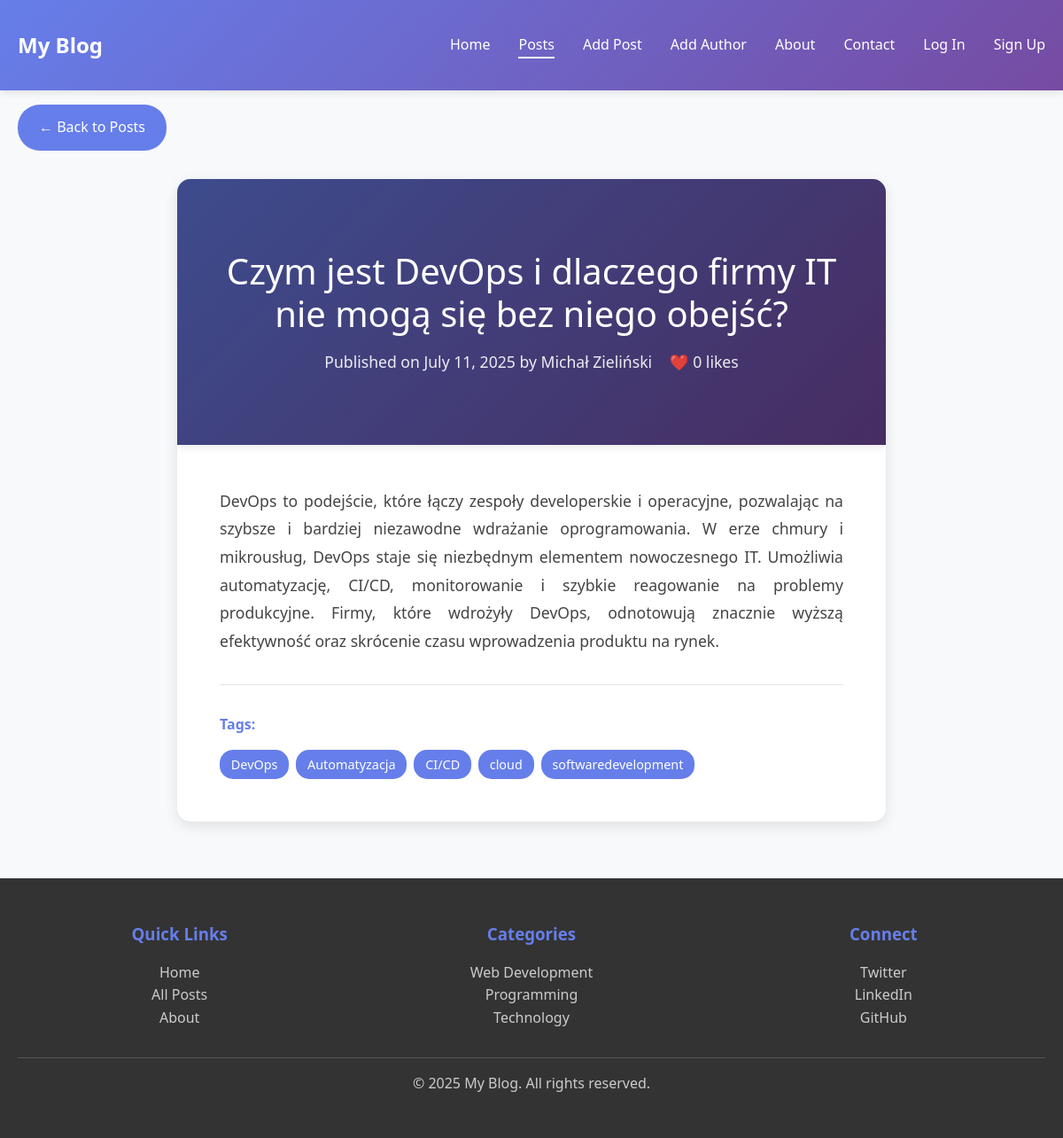
/blog/post/13/, run on the app's committed database.
### blog/models.py (models this page shows, shortened)
class BlogPost(models.Model):
    title = models.CharField(max_length=200)
    excerpt = models.CharField(max_length=500, blank=True, null=True)
    author = models.ForeignKey(Author, on_delete=models.CASCADE, related_name='posts')
    tags = models.ManyToManyField(Tag, blank=True, related_name='posts')
    content = models.TextField()
    created_at = models.DateTimeField(auto_now_add=True)
    updated_at = models.DateTimeField(auto_now=True)
    image = models.ImageField(upload_to='blog_images/', blank=True, null=True)
    slug = models.SlugField(max_length=200, unique=True, blank=True, null=True)
    like_count = models.PositiveIntegerField(default=0)
    class Meta:
        ordering = ['-created_at']
        verbose_name_plural = "Blog Posts"

class Tag(models.Model):
    name = models.CharField(max_length=50, unique=True)

### blog/views.py (the view)
# urls.py: path('post/<int:post_id>/', blog_views.BlogPostDetailView.as_view(), name='post'),
class BlogPostDetailView(View):
    def get(self, request, post_id):
        try:
            post = BlogPost.objects.select_related('author').get(id=post_id)
            return render(request, 'blog/post_text_template.html', {
                'url': 'blog',
                'links': get_navigation_links('Posts', request.user),
                'article_title': post.title,
                'article_text': post.content,
                'article_date': post.created_at.strftime('%B %d, %Y'),
                'article_author': post.author.full_name(),
                'article_image': post.image.url if post.image else None,
                'post': post,
                'tags': post.tags.all(),
                'edit_url': reverse('blog:edit_post', args=[post.id]) if request.user.is_authenticated and request.user.is_staff else None,
                'delete_url': reverse('blog:delete_post', args=[post.id]) if request.user.is_authenticated and request.user.is_staff else None,
            })
        except BlogPost.DoesNotExist:
            return BlogPostListView.as_view()(request)
        except (ValueError, TypeError):
            return BlogPostListView.as_view()(request)

### blog/models.py (called while the page is built)
    def full_name(self):
        return f"{self.first_name} {self.last_name}"

### blog/templates/blog/post_text_template.html (shortened to what this page needs)
<!DOCTYPE html>
{% load auth_extras %}
<html lang="en">
<head>
</head>
<body>
    <header>
        <nav class="container">
            <div class="logo">
                My Blog
            </div>
            <ul class="nav-links">
                {% for link in links %}
                    <li><a href="{{ link.url }}" class="{% if link.active %}active{% endif %}">{{ link.name }}</a></li>
                {% endfor %}
            </ul>
        </nav>
    </header>
    <main class="container">
        <a href="{% url 'blog:posts' %}" class="back-button">← Back to Posts</a>
        <article class="article-container">
            <header class="article-header{% if post.image %} has-image{% endif %}"{% if post.image %} style="background-image: url('{{ post.image.url }}')"{% endif %}>
                <h1 class="article-title">{{ article_title }}</h1>
                <div class="article-meta">
                    <span>Published on {{ article_date }}</span>
                    <span>by {{ article_author }}</span>
                    <span style="margin-left: 15px;">❤️ {{ post.like_count }} likes</span>
                </div>
            </header>
            <div class="article-content">
                <div class="article-text">
                    {{ article_text|safe }}
                </div>
                {% if post.tags.all %}
                <div class="article-tags" style="margin-top: 2rem; padding-top: 2rem; border-top: 1px solid #e1e5e9;">
                    <h4 style="margin-bottom: 1rem; color: #667eea;">Tags:</h4>
                    <div style="display: flex; gap: 0.5rem; flex-wrap: wrap;">
                        {% for tag in post.tags.all %}
                            <span style="background: #667eea; color: white; padding: 0.3rem 0.8rem; border-radius: 15px; font-size: 0.9rem;">{{ tag.name }}</span>
                        {% endfor %}
                    </div>
                </div>
                {% endif %}
            </div>
        </article>
    </main>
    <footer>
        <div class="container">
            <div class="footer-content">
                <div class="footer-section">
                    <h3>Quick Links</h3>
                    <p><a href="/">Home</a></p>
                    <p><a href="/blog/posts/">All Posts</a></p>
                    <p><a href="/blog/about/">About</a></p>
                </div>
                <div class="footer-section">
                    <h3>Categories</h3>
                    <p><a href="#">Web Development</a></p>
                    <p><a href="#">Programming</a></p>
                    <p><a href="#">Technology</a></p>
                </div>
                <div class="footer-section">
                    <h3>Connect</h3>
                    <p><a href="#">Twitter</a></p>
                    <p><a href="#">LinkedIn</a></p>
                    <p><a href="#">GitHub</a></p>
                </div>
            </div>
            <div class="footer-bottom">
                <p>&copy; 2025 My Blog. All rights reserved.</p>
            </div>
        </div>
    </footer>
</body>
</html>

### blog/templates/blog/post_text_template.html (style rules this page uses)
* { margin: 0; padding: 0; box-sizing: border-box; }
body { font-family: 'Segoe UI', Tahoma, Geneva, Verdana, sans-serif; line-height: 1.6; color: #333; background-color: #f8f9fa; }
.container { max-width: 1200px; margin: 1rem auto; padding: 0 20px; }
header { background: linear-gradient(135deg, #667eea 0%, #764ba2 100%); color: white; padding: 1rem 0; box-shadow: 0 2px 10px rgba(0,0,0,0.1); }
nav { display: flex; justify-content: space-between; align-items: center; }
.logo { font-size: 1.5rem; font-weight: bold; }
.nav-links { list-style: none; display: flex; gap: 2rem; }
.nav-links a { color: white; text-decoration: none; transition: opacity 0.3s; }
.nav-links a.active { border-bottom: 2px solid white; padding-bottom: 3px; }
main { padding: 4rem 0; }
.article-container { max-width: 800px; margin: 0 auto; background: white; border-radius: 15px; box-shadow: 0 5px 15px rgba(0,0,0,0.1); overflow: hidden; }
.article-header { background: linear-gradient(135deg, #667eea 0%, #764ba2 100%); color: white; padding: 3rem 2rem; text-align: center; position: relative; background-size: cover; background-position: center; background-repeat: no-repeat; min-height: 300px; display: flex; flex-direction: column; justify-content: center; }
.article-header::before { content: ''; position: absolute; top: 0; left: 0; right: 0; bottom: 0; background: rgba(0, 0, 0, 0.4); z-index: 1; }
.article-header > * { position: relative; z-index: 2; }
.article-title { font-size: 2.5rem; font-weight: 300; margin-bottom: 1rem; line-height: 1.2; }
.article-meta { opacity: 0.9; font-size: 1.1rem; }
.article-content { padding: 3rem; }
.article-text { font-size: 1.1rem; line-height: 1.8; color: #444; text-align: justify; }
.back-button { display: inline-block; margin-bottom: 2rem; background: #667eea; color: white; padding: 0.8rem 1.5rem; text-decoration: none; border-radius: 25px; transition: transform 0.3s, box-shadow 0.3s; }
footer { background: #333; color: white; text-align: center; padding: 2rem 0; margin-top: 4rem; }
.footer-content { display: grid; grid-template-columns: repeat(auto-fit, minmax(250px, 1fr)); gap: 2rem; margin-bottom: 2rem; }
.footer-section h3 { margin-bottom: 1rem; color: #667eea; }
.footer-section a { color: #ccc; text-decoration: none; transition: color 0.3s; }
.footer-bottom { border-top: 1px solid #555; padding-top: 1rem; color: #ccc; }

### data on the page
BlogPost: title "Czym jest DevOps i dlaczego firmy IT nie mogą się bez niego obejść?", like_count "0", content "DevOps to podejście, które łączy zespoły developerskie i operacyjne, pozwalając na szybsze i bardziej niezawodne wdrażanie oprogramowania. W erze chmury i mikrousług, DevOps staje się niezbędnym elementem nowoczesnego IT. Umożliwia automatyzację, CI/CD, monitorowanie i szybkie reagowanie na problemy produkcyjne. Firmy, które wdrożyły DevOps, odnotowują znacznie wyższą efektywność oraz skrócenie czasu wprowadzenia produktu na rynek."
Tag: name "DevOps"
Tag: name "Automatyzacja"
Tag: name "CI/CD"
Tag: name "cloud"
Tag: name "softwaredevelopment"

### other printed values
{{ link.name }} "Home" "Posts" "Add Post" "Add Author" "About" "Contact" "Log In" "Sign Up"
{{ article_date }} "July 11, 2025"
{{ article_author }} "Michał Zieliński"
